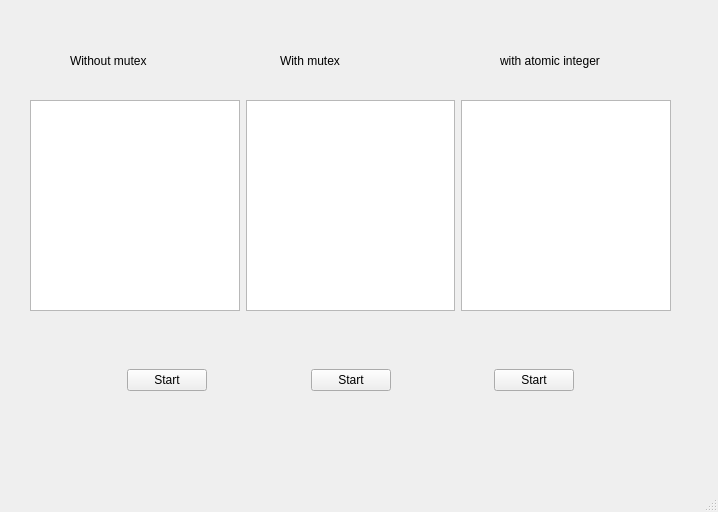
<?xml version="1.0" encoding="UTF-8"?>
<ui version="4.0">
 <class>MainWindow</class>
 <widget class="QMainWindow" name="MainWindow">
  <property name="geometry">
   <rect>
    <x>0</x>
    <y>0</y>
    <width>718</width>
    <height>512</height>
   </rect>
  </property>
  <property name="windowTitle">
   <string>MainWindow</string>
  </property>
  <widget class="QWidget" name="centralwidget">
   <widget class="QWidget" name="horizontalLayoutWidget">
    <property name="geometry">
     <rect>
      <x>30</x>
      <y>340</y>
      <width>641</width>
      <height>81</height>
     </rect>
    </property>
    <layout class="QHBoxLayout" name="horizontalLayout">
     <item>
      <spacer name="horizontalSpacer_3">
       <property name="orientation">
        <enum>Qt::Horizontal</enum>
       </property>
       <property name="sizeHint" stdset="0">
        <size>
         <width>40</width>
         <height>20</height>
        </size>
       </property>
      </spacer>
     </item>
     <item>
      <widget class="QPushButton" name="WithoutMutex_bt">
       <property name="text">
        <string>Start</string>
       </property>
      </widget>
     </item>
     <item>
      <spacer name="horizontalSpacer">
       <property name="orientation">
        <enum>Qt::Horizontal</enum>
       </property>
       <property name="sizeHint" stdset="0">
        <size>
         <width>40</width>
         <height>20</height>
        </size>
       </property>
      </spacer>
     </item>
     <item>
      <widget class="QPushButton" name="WithMutex_bt">
       <property name="text">
        <string>Start</string>
       </property>
      </widget>
     </item>
     <item>
      <spacer name="horizontalSpacer_2">
       <property name="orientation">
        <enum>Qt::Horizontal</enum>
       </property>
       <property name="sizeHint" stdset="0">
        <size>
         <width>40</width>
         <height>20</height>
        </size>
       </property>
      </spacer>
     </item>
     <item>
      <widget class="QPushButton" name="WithAtomInt_bt">
       <property name="text">
        <string>Start</string>
       </property>
      </widget>
     </item>
     <item>
      <spacer name="horizontalSpacer_4">
       <property name="orientation">
        <enum>Qt::Horizontal</enum>
       </property>
       <property name="sizeHint" stdset="0">
        <size>
         <width>40</width>
         <height>20</height>
        </size>
       </property>
      </spacer>
     </item>
    </layout>
   </widget>
   <widget class="QWidget" name="horizontalLayoutWidget_2">
    <property name="geometry">
     <rect>
      <x>30</x>
      <y>100</y>
      <width>641</width>
      <height>211</height>
     </rect>
    </property>
    <layout class="QHBoxLayout" name="horizontalLayout_2">
     <item>
      <spacer name="horizontalSpacer_7">
       <property name="orientation">
        <enum>Qt::Horizontal</enum>
       </property>
       <property name="sizeHint" stdset="0">
        <size>
         <width>40</width>
         <height>20</height>
        </size>
       </property>
      </spacer>
     </item>
     <item>
      <widget class="QListWidget" name="Without_list"/>
     </item>
     <item>
      <spacer name="horizontalSpacer_5">
       <property name="orientation">
        <enum>Qt::Horizontal</enum>
       </property>
       <property name="sizeHint" stdset="0">
        <size>
         <width>40</width>
         <height>20</height>
        </size>
       </property>
      </spacer>
     </item>
     <item>
      <widget class="QListWidget" name="With_list"/>
     </item>
     <item>
      <spacer name="horizontalSpacer_6">
       <property name="orientation">
        <enum>Qt::Horizontal</enum>
       </property>
       <property name="sizeHint" stdset="0">
        <size>
         <width>40</width>
         <height>20</height>
        </size>
       </property>
      </spacer>
     </item>
     <item>
      <widget class="QListWidget" name="atomicInt_list"/>
     </item>
     <item>
      <spacer name="horizontalSpacer_8">
       <property name="orientation">
        <enum>Qt::Horizontal</enum>
       </property>
       <property name="sizeHint" stdset="0">
        <size>
         <width>40</width>
         <height>20</height>
        </size>
       </property>
      </spacer>
     </item>
    </layout>
   </widget>
   <widget class="QLabel" name="label">
    <property name="geometry">
     <rect>
      <x>70</x>
      <y>40</y>
      <width>141</width>
      <height>41</height>
     </rect>
    </property>
    <property name="text">
     <string>Without mutex</string>
    </property>
   </widget>
   <widget class="QLabel" name="label_2">
    <property name="geometry">
     <rect>
      <x>280</x>
      <y>40</y>
      <width>141</width>
      <height>41</height>
     </rect>
    </property>
    <property name="text">
     <string>With mutex</string>
    </property>
   </widget>
   <widget class="QLabel" name="label_3">
    <property name="geometry">
     <rect>
      <x>500</x>
      <y>40</y>
      <width>141</width>
      <height>41</height>
     </rect>
    </property>
    <property name="text">
     <string>with atomic integer</string>
    </property>
   </widget>
  </widget>
  <widget class="QMenuBar" name="menubar">
   <property name="geometry">
    <rect>
     <x>0</x>
     <y>0</y>
     <width>718</width>
     <height>22</height>
    </rect>
   </property>
  </widget>
  <widget class="QStatusBar" name="statusbar"/>
 </widget>
 <resources/>
 <connections/>
</ui>
